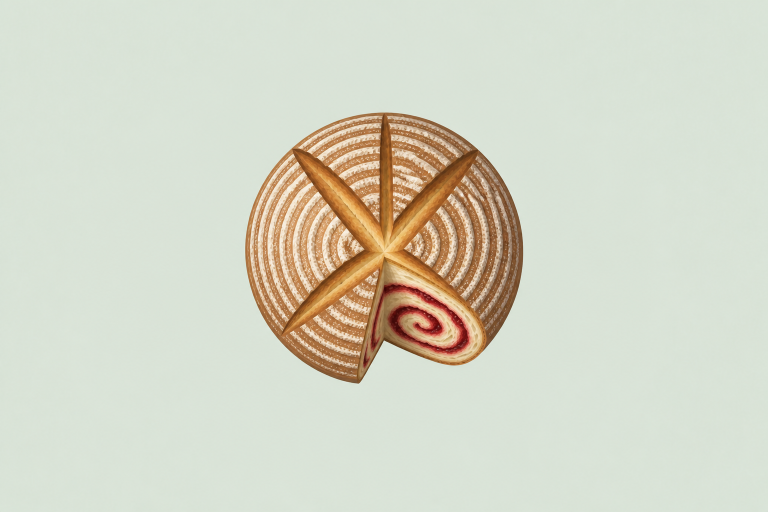
#> input picture assets/breads/src/campagne--strawberry-jam-3.png, 1536 x 1024 px (shown at 1/2 size)
$ python measure_colors.py
#> lines starting #> are read from the running program, lines starting #| are printed output that depends on the picture; after the words box and inside, x2 and y2 are one past the last pixel; in counts of white or black regions, pixels touching at a corner belong together
"""Top-down fixed-plane color measurement, wide-net sampling (sibling-team method).
Usage: python3 measure_colors.py
"""
import sys
from pathlib import Path
from PIL import Image
import numpy as np

WS = Path(__file__).resolve().parent
SRC = WS.parents[1] / "src"

REF_TOP = SRC / "campagne--strawberry-jam-3.png"
REF_FRONT = SRC / "campagne--strawberry-jam-2.png"
OUR_TOP = WS / "view-top-v3.png"
OUR_FRONT = WS / "view-front-v3.png"

BG_SAGE = np.array([223, 234, 224])  # approx pale sage bg, generous threshold below


def load(path):
    return np.array(Image.open(path).convert("RGB"), dtype=np.int32)
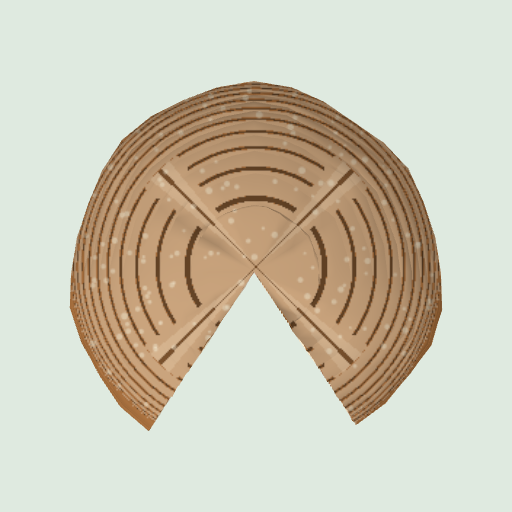
#> input picture assets/breads/work/campagne--strawberry-jam-v2/view-top-v3.png, 512 x 512 px
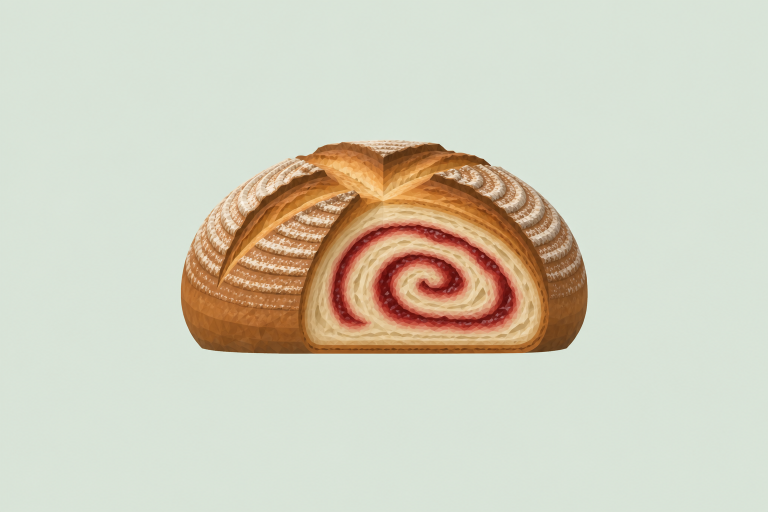
#> input picture assets/breads/src/campagne--strawberry-jam-2.png, 1536 x 1024 px (shown at 1/2 size)
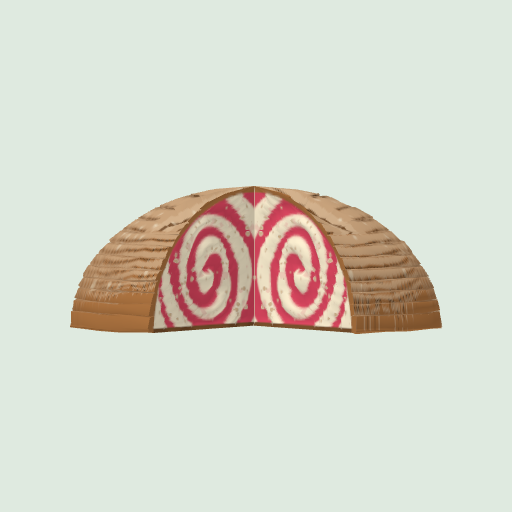
#> input picture assets/breads/work/campagne--strawberry-jam-v2/view-front-v3.png, 512 x 512 px


def fg_mask(arr, bg, thresh=28):
#> called with bg = array of shape (3,), thresh = 28
    d = np.abs(arr - bg[None, None, :]).sum(axis=2)
    return d > thresh
#> returned value: shape (1024, 1536) bool; 14.7% white; 81 white regions (80 under 20 px), largest, box (x1, y1, x2, y2) and area: (490, 221, 1047, 770) 230970
#> in fg_mask (call 2), `return d > thresh`: returned value: shape (512, 512) bool; 33.7% white; 1 white region, box (x1, y1, x2, y2) and area: (69, 81, 443, 431) 88265
#> in fg_mask (call 3), `return d > thresh`: returned value: shape (1024, 1536) bool; 18.5% white; 34 white regions (32 under 20 px), largest, box (x1, y1, x2, y2) and area: (361, 280, 1176, 709) 291024, (434, 704, 444, 707) 22
#> call 4 of fg_mask, with bg = array of shape (3,), thresh = 28
#> in fg_mask (call 4), `d = np.abs(arr - bg[None, None, :]).sum(axis=2)`: d: shape (512, 512) int64; 468 distinct labels, from 0 to 509
#> in fg_mask (call 4), `return d > thresh`:
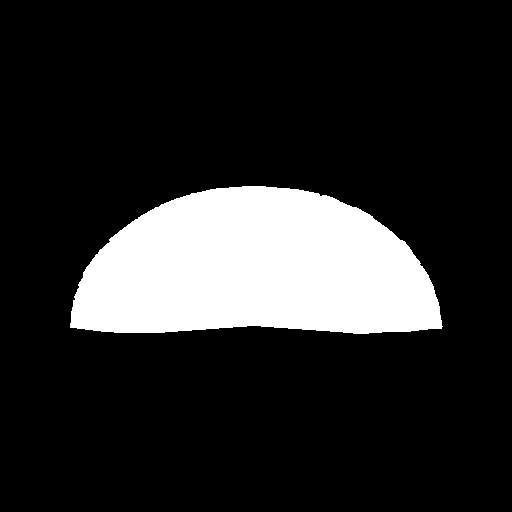
#> returned value: shape (512, 512) bool; 16.2% white; 1 white region, box (x1, y1, x2, y2) and area: (70, 186, 443, 334) 42513


def crust_sample(arr, mask):
    """Wide net: brightest quartile of foreground pixels by luma, median RGB.
    Excludes near-white (dusting/highlight outliers) and near-black (deep groove shadow)."""
    fg = arr[mask]
    luma = fg.mean(axis=1)
    # exclude extremes (dusting speckle / groove-bottom shadow), keep the broad mid-bright band
    lo, hi = np.percentile(luma, [55, 85])
#> lo = 142.3; hi = 199.7
    band = fg[(luma >= lo) & (luma <= hi)]
    return np.median(band, axis=0), len(band)


def crumb_sample(arr, mask, region_box):
    """region_box = (x0,y0,x1,y1) normalized 0..1, restricted to the pale (non-jam, non-crust)
    band: high brightness, low red-dominance (jam is red-heavy, crust is darker)."""
    h, w, _ = arr.shape
    x0, y0, x1, y1 = region_box
    sub = arr[int(y0 * h):int(y1 * h), int(x0 * w):int(x1 * w)]
    subm = mask[int(y0 * h):int(y1 * h), int(x0 * w):int(x1 * w)]
    fg = sub[subm]
    if len(fg) == 0:
        return None, 0
    luma = fg.mean(axis=1)
    redness = fg[:, 0].astype(float) - fg[:, 1:].mean(axis=1)
    pale = fg[(luma > 150) & (redness < 25)]
    if len(pale) == 0:
        return None, 0
    return np.median(pale, axis=0), len(pale)


def hexstr(rgb):
    r, g, b = [int(round(c)) for c in rgb]
    return f"#{r:02X}{g:02X}{b:02X} ({r},{g},{b})"


def main():
    ref_top = load(REF_TOP)
    our_top = load(OUR_TOP)
    ref_front = load(REF_FRONT)
    our_front = load(OUR_FRONT)

    ref_top_mask = fg_mask(ref_top, np.array([223, 234, 224]))
    our_top_mask = fg_mask(our_top, np.array(our_top[2, 2]))
    ref_front_mask = fg_mask(ref_front, np.array([223, 234, 224]))
    our_front_mask = fg_mask(our_front, np.array(our_front[2, 2]))

    print("=== crust (top-down fixed plane) ===")
    ref_crust, n1 = crust_sample(ref_top, ref_top_mask)
#> ref_crust = [212, 170, 127]; n1 = 69678
    our_crust, n2 = crust_sample(our_top, our_top_mask)
#> our_crust = [191, 156, 119]; n2 = 28041
    print(f"reference crust median: {hexstr(ref_crust)}  n={n1}")
#> in hexstr, `r, g, b = [int(round(c)) for c in rgb]`: r = 212; g = 170; b = 127
#| reference crust median: #D4AA7F (212,170,127)  n=69678
    print(f"ours crust median     : {hexstr(our_crust)}  n={n2}")
#| ours crust median     : #BF9C77 (191,156,119)  n=28041
    canon = np.array([0xA9, 0x71, 0x3F])
    print(f"canon hex #A9713F     : {hexstr(canon)}")
    print(f"ours vs canon delta   : {our_crust - canon}")
#| ours vs canon delta   : [22. 43. 56.]
    print(f"ref vs canon delta    : {ref_crust - canon}")
#| ref vs canon delta    : [43. 57. 64.]

    print()
    print("=== crumb (front elevation, pale band) ===")
    ref_crumb, n3 = crumb_sample(ref_front, ref_front_mask, (0.25, 0.35, 0.75, 0.75))
#> in crumb_sample, `subm = mask[int(y0 * h):int(y1 * h), int(x0 * w):int(x1 * w)]`: subm: shape (410, 768) bool; 81.3% white; 21 black regions (18 under 20 px), largest, box (x1, y1, x2, y2) and area: (0, 315, 768, 410) 47702, (0, 0, 113, 124) 5694, (658, 0, 768, 121) 5483
#> in crumb_sample, `pale = fg[(luma > 150) & (redness < 25)]`: pale = 2297 rows, first 8: [225, 224, 207], [233, 225, 203], [248, 238, 219], [236, 227, 209], [247, 237, 214], [245, 235, 212], [245, 231, 213], [242, 230, 212]
#> ref_crumb = [233, 224, 206]; n3 = 2297
    our_crumb, n4 = crumb_sample(our_front, our_front_mask, (0.25, 0.35, 0.75, 0.75))
#> call 2 of crumb_sample, with region_box = (0.25, 0.35, 0.75, 0.75)
#> in crumb_sample (call 2), `subm = mask[int(y0 * h):int(y1 * h), int(x0 * w):int(x1 * w)]`:
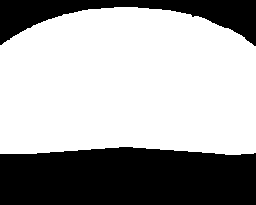
#> subm: shape (205, 256) bool; 64.7% white; 2 black regions, box (x1, y1, x2, y2) and area: (0, 147, 256, 205) 13716, (0, 0, 256, 46) 4804
#> our_crumb = [195, 184, 160]; n4 = 3217
    print(f"reference crumb median: {hexstr(ref_crumb) if ref_crumb is not None else None}  n={n3}")
#| reference crumb median: #E9E0CE (233,224,206)  n=2297
    print(f"ours crumb median     : {hexstr(our_crumb) if our_crumb is not None else None}  n={n4}")
#| ours crumb median     : #C3B8A0 (195,184,160)  n=3217
    canon_crumb = np.array([0xF4, 0xEA, 0xD4])
    print(f"canon CRUMB #F4EAD4   : {hexstr(canon_crumb)}")
    if our_crumb is not None:
        print(f"ours vs canon delta   : {our_crumb - canon_crumb}")
#| ours vs canon delta   : [-49. -50. -52.]
    if ref_crumb is not None:
        print(f"ref vs canon delta    : {ref_crumb - canon_crumb}")
#| ref vs canon delta    : [-11. -10.  -6.]

    print()
    print("=== pore speckle stats (crumb region, our render vs reference) ===")
    def speckle_stats(arr, mask, region_box, name):
#> called with region_box = (0.25, 0.35, 0.75, 0.75), name = 'reference'
        h, w, _ = arr.shape
#> h = 1024; w = 1536
        x0, y0, x1, y1 = region_box
        sub = arr[int(y0 * h):int(y1 * h), int(x0 * w):int(x1 * w)]
        subm = mask[int(y0 * h):int(y1 * h), int(x0 * w):int(x1 * w)]
        luma = sub.mean(axis=2)
        # "very bright" pixels relative to local crumb band (>235) as a proxy for visible white specks
        bright = (luma > 235) & subm
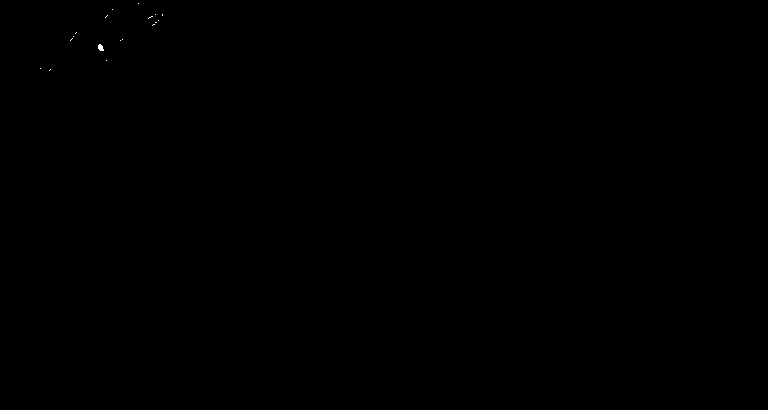
#> bright: shape (410, 768) bool; 0.02% white in thin lines or dots, all inside (x1, y1, x2, y2) = (40, 3, 163, 71)
        frac = bright.sum() / max(subm.sum(), 1)
#> frac = 0.000238
        print(f"{name}: bright(>235) fraction of crumb region = {frac:.4f}  (region px={subm.sum()})")
#| reference: bright(>235) fraction of crumb region = 0.0002  (region px=255959)

    speckle_stats(ref_front, ref_front_mask, (0.25, 0.35, 0.75, 0.75), "reference")
    speckle_stats(our_front, our_front_mask, (0.25, 0.35, 0.75, 0.75), "ours")
#> call 2 of speckle_stats, with region_box = (0.25, 0.35, 0.75, 0.75), name = 'ours'
#> in speckle_stats (call 2), `luma = sub.mean(axis=2)`:
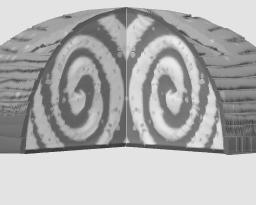
#> luma: shape (205, 256) float64; min 57.33, max 235, mean 175.2
#> in speckle_stats (call 2), `bright = (luma > 235) & subm`: bright: shape (205, 256) bool; every value is 0
#> in speckle_stats (call 2), `frac = bright.sum() / max(subm.sum(), 1)`: frac = 0
#| ours: bright(>235) fraction of crumb region = 0.0000  (region px=33960)


if __name__ == "__main__":
    main()
